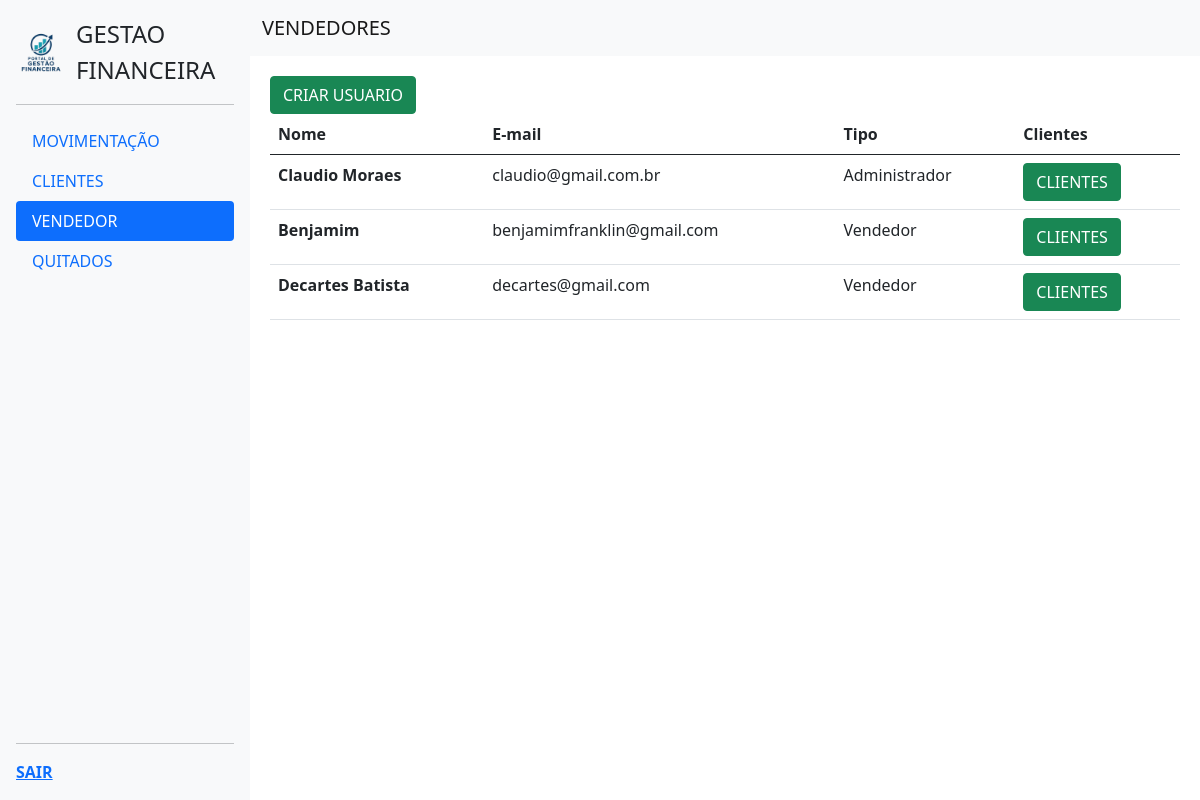
Screenshot of /vendedores (signed in) with the database file from the repository.
### movimentacao/models.py (models this page shows)
class Usuario(database.Model, UserMixin):
    id = database.Column(database.Integer, primary_key=True)
    username = database.Column(database.String, nullable=False)
    email = database.Column(database.String, nullable=False, unique=True)
    senha = database.Column(database.String, nullable=False)
    nivel = database.Column(database.String, nullable=False)

### movimentacao/routes.py (the view)
@app.route("/vendedores")
@login_required
def vendedores():
    vend="vend"
    user = Usuario.query.get(int(current_user.id))
    vendedores = Usuario.query.order_by(Usuario.id).all()
    return render_template("vendedores.html", vendedores=vendedores, vend=vend, user=user)

### movimentacao/models.py (called while the page is built)
@login_manager.user_loader
def load_usuario(id_usuario):
    return Usuario.query.get(int(id_usuario))

### movimentacao/templates/vendedores.html (shortened to what this page needs)
{% extends "navbar.html" %}
 {% block titlle %}
      VENDEDORES
      {% endblock %}
{% block body %}
<a href="{{ url_for('criar_vendedor') }}" class="btn btn-success">CRIAR USUARIO</a>
       <table class="table">
  <thead>
    <tr>
      <th scope="col">Nome</th>
      <th scope="col">E-mail</th>
      <th scope="col">Tipo</th>
      <th scope="col">Clientes</th>
    </tr>
  </thead>
  <tbody>
    {% for cliente in vendedores %}
    <tr>
      <th scope="row">{{ cliente.username }}</th>
      <td>{{ cliente.email }}</td>
      <td>{{ cliente.nivel }}</td>
      <td><a href="{{ url_for('vendedor_cliente', id=cliente.id) }}" class="btn btn-success">CLIENTES</a></td>
    </tr>
    {% endfor %}
  </tbody>
</table>
  </body>
{% endblock %}

### movimentacao/templates/navbar.html (style rules this page uses)
body { display: flex; min-height: 100vh; margin: 0; padding: 0; }

### rows the page displays
Usuario: username "Claudio Moraes", email "claudio@gmail.com.br", nivel "Administrador"
Usuario: username "Benjamim", email "benjamimfranklin@gmail.com", nivel "Vendedor"
Usuario: username "Decartes Batista", email "decartes@gmail.com", nivel "Vendedor"
